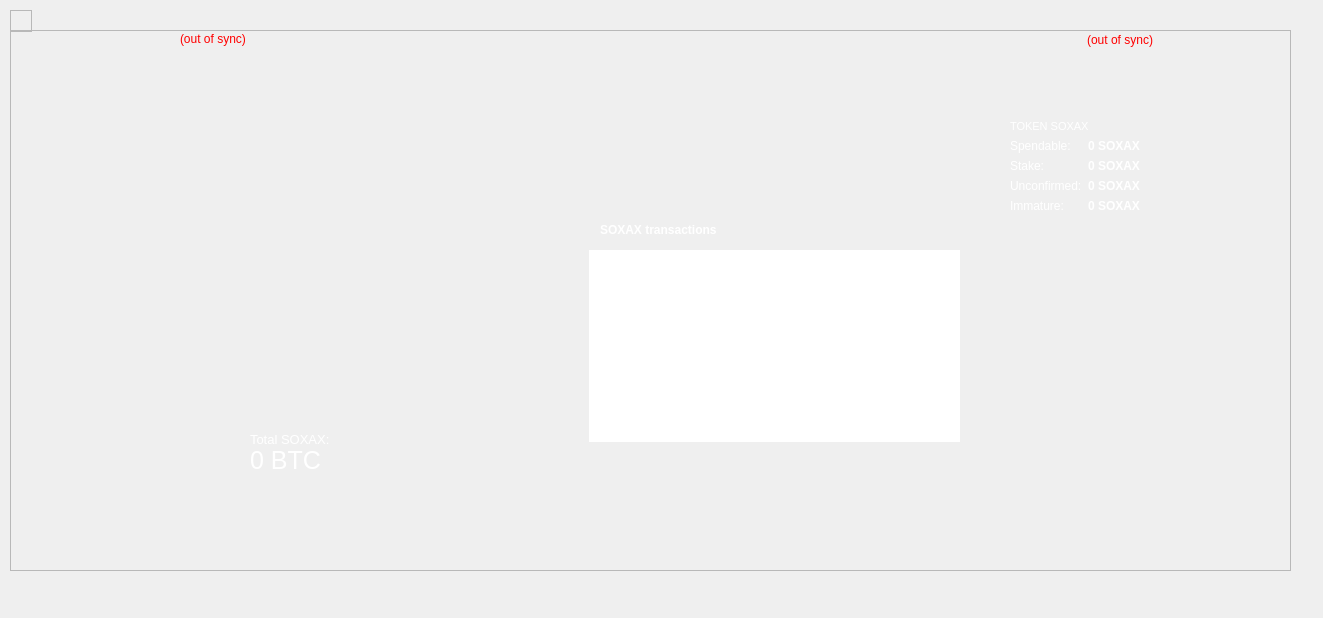
<?xml version="1.0" encoding="UTF-8"?>
<ui version="4.0">
 <class>OverviewPage</class>
 <widget class="QWidget" name="OverviewPage">
  <property name="geometry">
   <rect>
    <x>0</x>
    <y>0</y>
    <width>1323</width>
    <height>618</height>
   </rect>
  </property>
  <property name="windowTitle">
   <string>Form</string>
  </property>
  <widget class="QFrame" name="frame">
   <property name="geometry">
    <rect>
     <x>10</x>
     <y>10</y>
     <width>22</width>
     <height>22</height>
    </rect>
   </property>
   <property name="frameShape">
    <enum>QFrame::StyledPanel</enum>
   </property>
   <property name="frameShadow">
    <enum>QFrame::Raised</enum>
   </property>
   <layout class="QVBoxLayout" name="verticalLayout_4">
    <item>
     <layout class="QHBoxLayout" name="horizontalLayout_4"/>
    </item>
   </layout>
  </widget>
  <widget class="QFrame" name="frame_2">
   <property name="geometry">
    <rect>
     <x>10</x>
     <y>30</y>
     <width>1281</width>
     <height>541</height>
    </rect>
   </property>
   <property name="styleSheet">
    <string notr="true">color: rgb(255, 255, 255);
</string>
   </property>
   <property name="frameShape">
    <enum>QFrame::StyledPanel</enum>
   </property>
   <property name="frameShadow">
    <enum>QFrame::Raised</enum>
   </property>
   <widget class="QListView" name="listTransactions">
    <property name="geometry">
     <rect>
      <x>579</x>
      <y>220</y>
      <width>371</width>
      <height>192</height>
     </rect>
    </property>
    <property name="font">
     <font>
      <pointsize>8</pointsize>
      <weight>75</weight>
      <bold>true</bold>
     </font>
    </property>
    <property name="styleSheet">
     <string notr="true">QListView { background: transparent; }
font: 75 9pt &quot;MS Shell Dlg 2&quot;;</string>
    </property>
    <property name="frameShape">
     <enum>QFrame::NoFrame</enum>
    </property>
    <property name="verticalScrollBarPolicy">
     <enum>Qt::ScrollBarAlwaysOff</enum>
    </property>
    <property name="horizontalScrollBarPolicy">
     <enum>Qt::ScrollBarAlwaysOff</enum>
    </property>
    <property name="selectionMode">
     <enum>QAbstractItemView::NoSelection</enum>
    </property>
   </widget>
   <widget class="QLabel" name="labelWalletStatus">
    <property name="geometry">
     <rect>
      <x>170</x>
      <y>0</y>
      <width>83</width>
      <height>18</height>
     </rect>
    </property>
    <property name="toolTip">
     <string>The displayed information may be out of date. Your wallet automatically synchronizes with the Soxax network after a connection is established, but this process has not completed yet.</string>
    </property>
    <property name="styleSheet">
     <string notr="true">QLabel { color: red; }</string>
    </property>
    <property name="text">
     <string notr="true">(out of sync)</string>
    </property>
    <property name="alignment">
     <set>Qt::AlignLeading|Qt::AlignLeft|Qt::AlignVCenter</set>
    </property>
   </widget>
   <widget class="QLabel" name="labelTotalText">
    <property name="geometry">
     <rect>
      <x>240</x>
      <y>400</y>
      <width>151</width>
      <height>18</height>
     </rect>
    </property>
    <property name="font">
     <font>
      <family>MS Sans Serif</family>
      <pointsize>10</pointsize>
      <weight>50</weight>
      <italic>false</italic>
      <bold>false</bold>
     </font>
    </property>
    <property name="text">
     <string>Total SOXAX:</string>
    </property>
   </widget>
   <widget class="QLabel" name="labelTotal">
    <property name="geometry">
     <rect>
      <x>240</x>
      <y>410</y>
      <width>411</width>
      <height>41</height>
     </rect>
    </property>
    <property name="font">
     <font>
      <family>MS Sans Serif</family>
      <pointsize>19</pointsize>
      <weight>50</weight>
      <italic>false</italic>
      <bold>false</bold>
     </font>
    </property>
    <property name="cursor">
     <cursorShape>IBeamCursor</cursorShape>
    </property>
    <property name="toolTip">
     <string>Your current total balance</string>
    </property>
    <property name="text">
     <string notr="true">0 BTC</string>
    </property>
    <property name="textInteractionFlags">
     <set>Qt::LinksAccessibleByMouse|Qt::TextSelectableByKeyboard|Qt::TextSelectableByMouse</set>
    </property>
   </widget>
   <widget class="QLabel" name="labelTransactionsStatus">
    <property name="geometry">
     <rect>
      <x>1060</x>
      <y>0</y>
      <width>83</width>
      <height>20</height>
     </rect>
    </property>
    <property name="toolTip">
     <string>The displayed information may be out of date. Your wallet automatically synchronizes with the Soxax network after a connection is established, but this process has not completed yet.</string>
    </property>
    <property name="styleSheet">
     <string notr="true">QLabel { color: red; }</string>
    </property>
    <property name="text">
     <string notr="true">(out of sync)</string>
    </property>
    <property name="alignment">
     <set>Qt::AlignRight|Qt::AlignTrailing|Qt::AlignVCenter</set>
    </property>
   </widget>
   <widget class="QLabel" name="label_4">
    <property name="geometry">
     <rect>
      <x>590</x>
      <y>190</y>
      <width>153</width>
      <height>20</height>
     </rect>
    </property>
    <property name="text">
     <string>&lt;html&gt;&lt;head/&gt;&lt;body&gt;&lt;p&gt;&lt;span style=&quot; font-weight:600;&quot;&gt;SOXAX transactions&lt;/span&gt;&lt;/p&gt;&lt;/body&gt;&lt;/html&gt;</string>
    </property>
   </widget>
   <widget class="QPushButton" name="pushButton">
    <property name="geometry">
     <rect>
      <x>0</x>
      <y>170</y>
      <width>151</width>
      <height>41</height>
     </rect>
    </property>
    <property name="styleSheet">
     <string notr="true">background-image: url(:/images/a1);</string>
    </property>
    <property name="text">
     <string/>
    </property>
    <property name="flat">
     <bool>true</bool>
    </property>
   </widget>
   <widget class="QPushButton" name="pushButton_2">
    <property name="geometry">
     <rect>
      <x>0</x>
      <y>210</y>
      <width>151</width>
      <height>41</height>
     </rect>
    </property>
    <property name="styleSheet">
     <string notr="true">background-image: url(:/images/a2);</string>
    </property>
    <property name="text">
     <string/>
    </property>
    <property name="flat">
     <bool>true</bool>
    </property>
   </widget>
   <widget class="QPushButton" name="pushButton_3">
    <property name="geometry">
     <rect>
      <x>0</x>
      <y>250</y>
      <width>151</width>
      <height>41</height>
     </rect>
    </property>
    <property name="styleSheet">
     <string notr="true">background-image: url(:/images/a3);</string>
    </property>
    <property name="text">
     <string/>
    </property>
    <property name="flat">
     <bool>true</bool>
    </property>
   </widget>
   <widget class="QPushButton" name="pushButton_4">
    <property name="geometry">
     <rect>
      <x>0</x>
      <y>290</y>
      <width>151</width>
      <height>41</height>
     </rect>
    </property>
    <property name="styleSheet">
     <string notr="true">background-image: url(:/images/a4);</string>
    </property>
    <property name="text">
     <string/>
    </property>
    <property name="flat">
     <bool>true</bool>
    </property>
   </widget>
   <widget class="QWidget" name="layoutWidget">
    <property name="geometry">
     <rect>
      <x>1000</x>
      <y>90</y>
      <width>251</width>
      <height>183</height>
     </rect>
    </property>
    <layout class="QFormLayout" name="formLayout">
     <item row="0" column="0" colspan="2">
      <widget class="QLabel" name="label_5">
       <property name="font">
        <font>
         <family>MS Shell Dlg 2</family>
         <pointsize>8</pointsize>
         <weight>50</weight>
         <italic>false</italic>
         <bold>false</bold>
        </font>
       </property>
       <property name="styleSheet">
        <string notr="true">font: 8pt &quot;MS Shell Dlg 2&quot;;</string>
       </property>
       <property name="text">
        <string>TOKEN SOXAX</string>
       </property>
      </widget>
     </item>
     <item row="1" column="0">
      <widget class="QLabel" name="label">
       <property name="font">
        <font>
         <family>Arial</family>
         <pointsize>9</pointsize>
         <weight>50</weight>
         <italic>false</italic>
         <bold>false</bold>
        </font>
       </property>
       <property name="text">
        <string>Spendable:</string>
       </property>
      </widget>
     </item>
     <item row="1" column="1">
      <widget class="QLabel" name="labelBalance">
       <property name="font">
        <font>
         <family>Arial</family>
         <pointsize>9</pointsize>
         <weight>75</weight>
         <italic>false</italic>
         <bold>true</bold>
        </font>
       </property>
       <property name="cursor">
        <cursorShape>IBeamCursor</cursorShape>
       </property>
       <property name="toolTip">
        <string>Your current spendable balance</string>
       </property>
       <property name="text">
        <string notr="true">0 SOXAX</string>
       </property>
       <property name="textInteractionFlags">
        <set>Qt::LinksAccessibleByMouse|Qt::TextSelectableByKeyboard|Qt::TextSelectableByMouse</set>
       </property>
      </widget>
     </item>
     <item row="2" column="0">
      <widget class="QLabel" name="label_6">
       <property name="font">
        <font>
         <family>Arial</family>
         <pointsize>9</pointsize>
         <weight>50</weight>
         <italic>false</italic>
         <bold>false</bold>
        </font>
       </property>
       <property name="text">
        <string>Stake:</string>
       </property>
      </widget>
     </item>
     <item row="2" column="1">
      <widget class="QLabel" name="labelStake">
       <property name="font">
        <font>
         <family>Arial</family>
         <pointsize>9</pointsize>
         <weight>75</weight>
         <italic>false</italic>
         <bold>true</bold>
        </font>
       </property>
       <property name="cursor">
        <cursorShape>IBeamCursor</cursorShape>
       </property>
       <property name="toolTip">
        <string>Total of coins that was staked, and do not yet count toward the current balance</string>
       </property>
       <property name="text">
        <string notr="true">0 SOXAX</string>
       </property>
       <property name="textInteractionFlags">
        <set>Qt::LinksAccessibleByMouse|Qt::TextSelectableByKeyboard|Qt::TextSelectableByMouse</set>
       </property>
      </widget>
     </item>
     <item row="3" column="0">
      <widget class="QLabel" name="label_3">
       <property name="font">
        <font>
         <family>Arial</family>
         <pointsize>9</pointsize>
         <weight>50</weight>
         <italic>false</italic>
         <bold>false</bold>
        </font>
       </property>
       <property name="text">
        <string>Unconfirmed:</string>
       </property>
      </widget>
     </item>
     <item row="3" column="1">
      <widget class="QLabel" name="labelUnconfirmed">
       <property name="font">
        <font>
         <family>Arial</family>
         <pointsize>9</pointsize>
         <weight>75</weight>
         <italic>false</italic>
         <bold>true</bold>
        </font>
       </property>
       <property name="cursor">
        <cursorShape>IBeamCursor</cursorShape>
       </property>
       <property name="toolTip">
        <string>Total of transactions that have yet to be confirmed, and do not yet count toward the current balance</string>
       </property>
       <property name="text">
        <string notr="true">0 SOXAX</string>
       </property>
       <property name="textInteractionFlags">
        <set>Qt::LinksAccessibleByMouse|Qt::TextSelectableByKeyboard|Qt::TextSelectableByMouse</set>
       </property>
      </widget>
     </item>
     <item row="4" column="0">
      <widget class="QLabel" name="labelImmatureText">
       <property name="font">
        <font>
         <family>Arial</family>
         <pointsize>9</pointsize>
         <weight>50</weight>
         <italic>false</italic>
         <bold>false</bold>
        </font>
       </property>
       <property name="text">
        <string>Immature:</string>
       </property>
      </widget>
     </item>
     <item row="4" column="1">
      <widget class="QLabel" name="labelImmature">
       <property name="font">
        <font>
         <family>Arial</family>
         <pointsize>9</pointsize>
         <weight>75</weight>
         <italic>false</italic>
         <bold>true</bold>
        </font>
       </property>
       <property name="toolTip">
        <string>Mined balance that has not yet matured</string>
       </property>
       <property name="text">
        <string notr="true">0 SOXAX</string>
       </property>
       <property name="textInteractionFlags">
        <set>Qt::LinksAccessibleByMouse|Qt::TextSelectableByKeyboard|Qt::TextSelectableByMouse</set>
       </property>
      </widget>
     </item>
    </layout>
   </widget>
   <widget class="QPushButton" name="pushButton_5">
    <property name="geometry">
     <rect>
      <x>0</x>
      <y>330</y>
      <width>151</width>
      <height>41</height>
     </rect>
    </property>
    <property name="styleSheet">
     <string notr="true">background-image: url(:/images/a5);</string>
    </property>
    <property name="text">
     <string/>
    </property>
    <property name="flat">
     <bool>true</bool>
    </property>
   </widget>
  </widget>
 </widget>
 <resources/>
 <connections/>
</ui>
